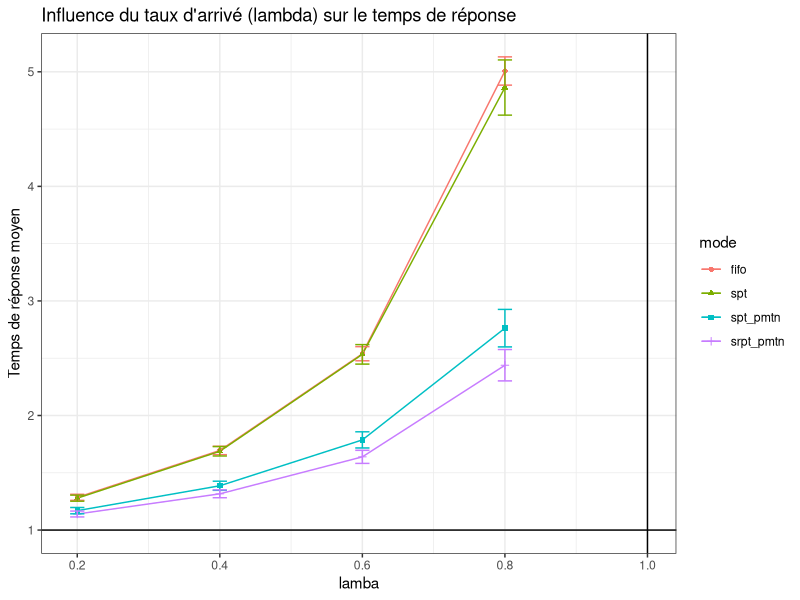
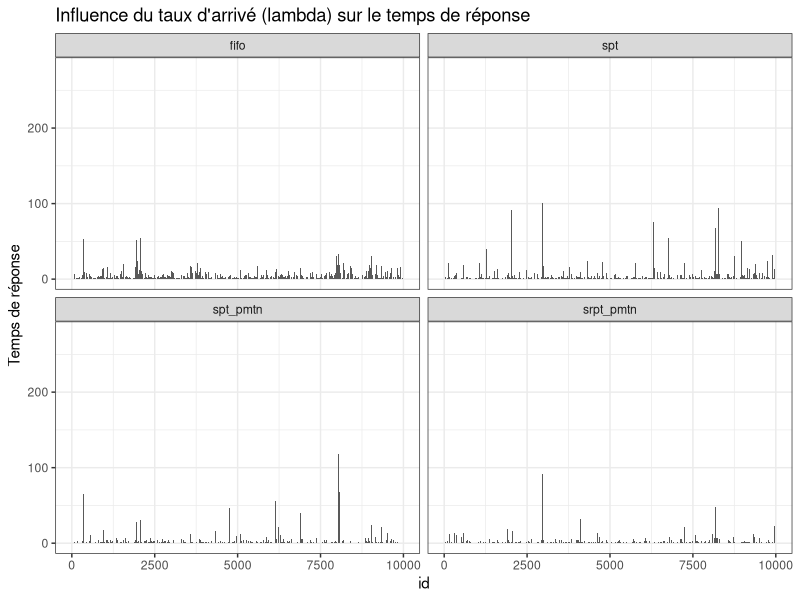
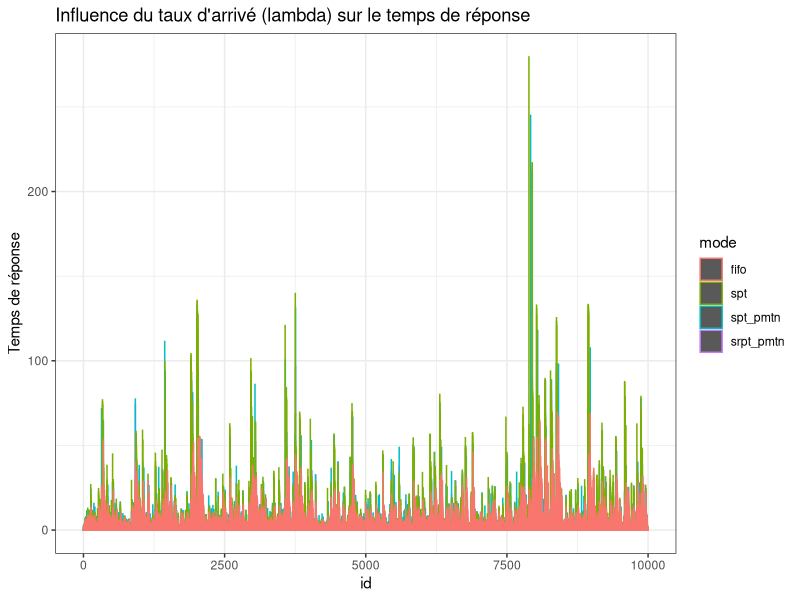

Recreate these plots in R, in order.
## ---- chunk 1
library(plyr)
library(ggplot2)

Service <- function(n=1,typeservice,x,y) {
# genere un temps de service
  switch(typeservice,
         det = rep(1,n),
         uni = runif(n,x,y),
         gamma = rgamma(n,shape=x,scale=y),
         exp = rexp(n,x)
         )
}

FileLIFO <- function(n,lambda,typeservice,x,y,policy) {
    # simulates a M/GI/1 LIFO queue with different preemption policy
    # parameters:
    #    n :  total number of jobs
    #    lambda : arrival rate
    #    typeservice : service law (det uni gamma exp)
    #    x ,y : parameters of the service law
    #    policy: npmtn, pmtn, pmtn_restart, pmtn_reset
    # return value:
    #    vector with response time of each task assuming the queue is initially empty
    set.seed(10)                #in order to have the same time service each call with the same lambda, x, y
    A <- rexp(n,lambda)         # inter arrival
    t1 <- cumsum(A)             # arrival dates
    t2 <- rep(NA,n)             # completion dates
    S <- Service(n,typeservice,x,y) # initial service times
    
    #### Variables that define the state of the queue
    t = 0               # current time
    remaining = rep(NA,n)  # how much work remains to do for each task
    running = NA        # index of the currently running task
    waiting = c()       # stack with tasks which have arrived and have not been completed yet
    next_arrival = 1    # index of the next task to arrive
    sys_vide = 0        # by curiosity let's count the number of times the system is empty
    sys_interrupted = 0 # by curiosity let's count the number of times the system is interrupted
    used = rep(0, n)    # by curiosity let's count the total of time used by a process (including its restart)
    #interrupted = data.frame()  # by curiosity let's save the preemptions for counting them later
    
    
    #### A few useful local functions 
    run_task = function() { # runs the last task of the waiting list
      #if there is still a process in the stack to run, we take the last one in
      if(length(waiting)>0) {
        index = length(waiting)
        running = waiting[index] #it unstacks the last process received to update its remainning time
        #At first loop it takes S[running], but after remaining[running] is returned
        remaining[running] <<- min(S[running],remaining[running],na.rm=T)
        
        #return the waiting index of the process with a minimum remaining time > 0 : depending on the policy chosen
        switch(policy,
                        srpt_pmtn = 
                          { #we elect the min between the new and current request by comparing their remaining time
                            if (index >= 2) { 
                              if (remaining[waiting[index-1]] <= remaining[waiting[index]]) 
                                index = (index - 1)
                            }
                          },
                       
                        spt_pmtn = 
                          { #we elect the min between the new and current request by comparing their service time
                            if (index >= 2) { 
                              if (S[waiting[index-1]] <= S[waiting[index]]) 
                              index = (index - 1)
                            }
                          },
                       
                        spt = 
                          { #we elect the first shortest remaining time process, among all the waiting processes
                            min_process = which(remaining==min(remaining[remaining>0], na.rm=T))
                            index = (which(waiting == min_process))[1]
                          },
                        
                        fifo = 
                          { #we elect the first arrived
                            if (index >= 1)
                              index = 1
                          }
                    
                )
        running <<- waiting[index]        
        waiting <<- waiting[-index] #renvoie le tableau privé de l'element a la position index 
      }
    }

    push_task = function() { # insert the next_arrival-th task to the waiting list
                             # and run it if there is preemption
      if(policy != "spt") {
        #It is preemptif
        if(!is.na(running)) {
          #if a process is running, we stack him because we are in preemption mode, and then stack also the next arrival. 
          waiting <<- c(waiting,running) #it stacks the current process, if t==t1[next_arrival]
          #interrupted = rbind(interrupted, data.frame(id=running, when=t, remaining=remaining[running]))
        }
        running <<- NA #We set it to NA as if no process is running
      }
      #preemptif or not we stack the next arrival
      waiting <<- c(waiting,next_arrival)
      next_arrival <<- next_arrival+1 
      if(is.na(running)) { run_task() } #if it was preemtpif let run the next arrival, by unstack it
    }

    #### Main simulation loop
    while(TRUE) { 
      #dt is the time we will minus the remaning running process time
      # Look for next event
      dt = NA
      #have we reached the number max of process arrival ?
      if(next_arrival <=n) { dt = min(dt ,(t1[next_arrival]-t), na.rm=T ) } #dt=t1[..]-t it's a bit akward to take the min with dt because NA are deleted. Notice that t1[next_arrival]-t=dt is the next process arrival time - current time. So this is the elapsed time
      
      #is some process running ? if so, we finish executing it if its remaining time is lower than the delta time of the next arrival
      if(!is.na(running))  { dt = min(dt,remaining[running], na.rm=T) }
      
      #we've reached the max of process (no next arrival) and no process is running, we take off
      if(is.na(dt)) { break }
      
      # Update state
      t=t+dt
      if(!is.na(running)) { 
        # if a process is running, we subtract him dt time
        remaining[running] = remaining[running] - dt
        used[running] = used[running] + dt
        if(remaining[running]<=0) {
          #if the process is finished, we note the finish time
          t2[running] = t
          running = NA
          
          #the process is finished, it unstacks the last process and it launchs it depending on the policy chosen (resume, restart, restart with lower time), and affect remaining[running] to the corresponding time service
          run_task()
        }
      }
      
      if((next_arrival<=n) & (t==t1[next_arrival])) {
        #if this is time for the next arrival
        push_task() #insert the next_arrival task to the waiting list and run it if there is preemption
      }
      
    }
    
    #count the number of times the system is empty
    for(i in 2:n) {
      if ( t1[i]>t2[i-1]) {
        sys_vide = sys_vide + 1
      }
    }
    
    list (jobs = data.frame(arrival = t1, completion=t2, service=used, theoricService=S, response=(t2-t1)), 
          sys_vide = sys_vide)
}    

## ---- chunk 2

set.seed(10)
lambda_min  = 0.1
lambda_max  = 0.95
lambdas     = c(.2, .4, .6, .8) #seq(lambda_min, lambda_max, step)
step        = 0.05
n           = 10000
x           = 1
y           = 1
policies    = c("srpt_pmtn","spt_pmtn", "spt", "fifo")

df = data.frame()
for(policy in policies){ 
  for(lambda in lambdas) {
      route=FileLIFO(n, lambda, typeservice="exp", x, y, policy)
      tmp=route$jobs
      tmp$mode = policy
      tmp$lambda = lambda
      tmp$id=1:length(tmp$arrival)
      tmp$n = n
      tmp$sys_vide = route$sys_vide
      tmp$sys_interrupted=(tmp$n-tmp$sys_vide)
      df = rbind(df, tmp)
  }
}


library(plyr)
res = ddply(df, c("mode", "lambda", "n", "sys_vide", "sys_interrupted"), summarize, serviceM= mean(service), sd_service=sd(service), responseM=mean(response), sd_response=sd(response))

## ---- chunk 3

ggplot(data=res, aes(x = lambda, y = responseM, color = mode, shape = mode)) + 
  geom_line() +
  geom_point() + 
  geom_errorbar(width = 0.02, aes(x = lambda, y = responseM, ymin = responseM - 2 * sd_response/sqrt(n), ymax = responseM + 2 * sd_response/sqrt(n))) + 
  geom_vline(xintercept = 1) +
  geom_hline(yintercept = 1) +
  theme_bw() +
  xlab("lamba") +
  ylab("Temps de réponse moyen") +
  ggtitle("Influence du taux d'arrivé (lambda) sur le temps de réponse")
## ---- chunk 4

ggplot(data=df[df$lambda==0.8,], aes(x = id)) + 
  geom_bar(stat="identity", position="identity", aes(y=response)) + 
  theme_bw() +
  xlab("id") +
  facet_wrap(~mode) + 
  ylab("Temps de réponse") +
  ggtitle("Influence du taux d'arrivé (lambda) sur le temps de réponse")

## ---- chunk 5

ggplot(data=df[df$lambda==0.8,], aes(x = id, color = mode, shape = mode)) + 
  geom_bar(stat="identity", position="identity", aes(y=response)) + 
  theme_bw() +
  xlab("id") +
  ylab("Temps de réponse") +
  ggtitle("Influence du taux d'arrivé (lambda) sur le temps de réponse")

